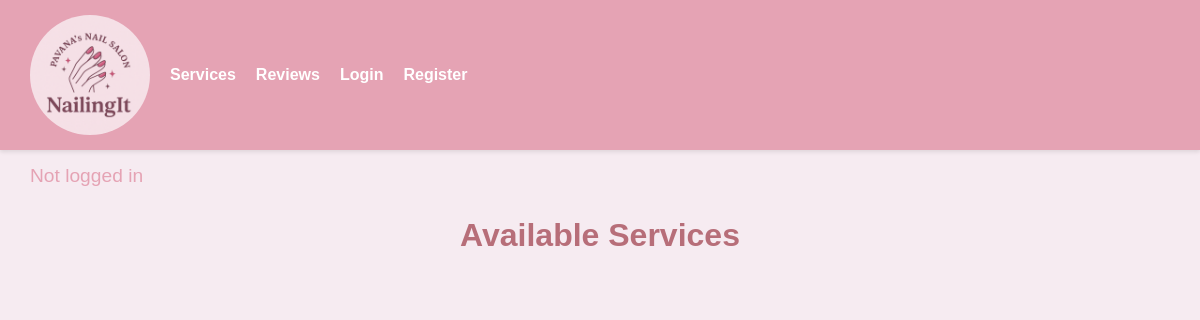
Before: / with the older database file.
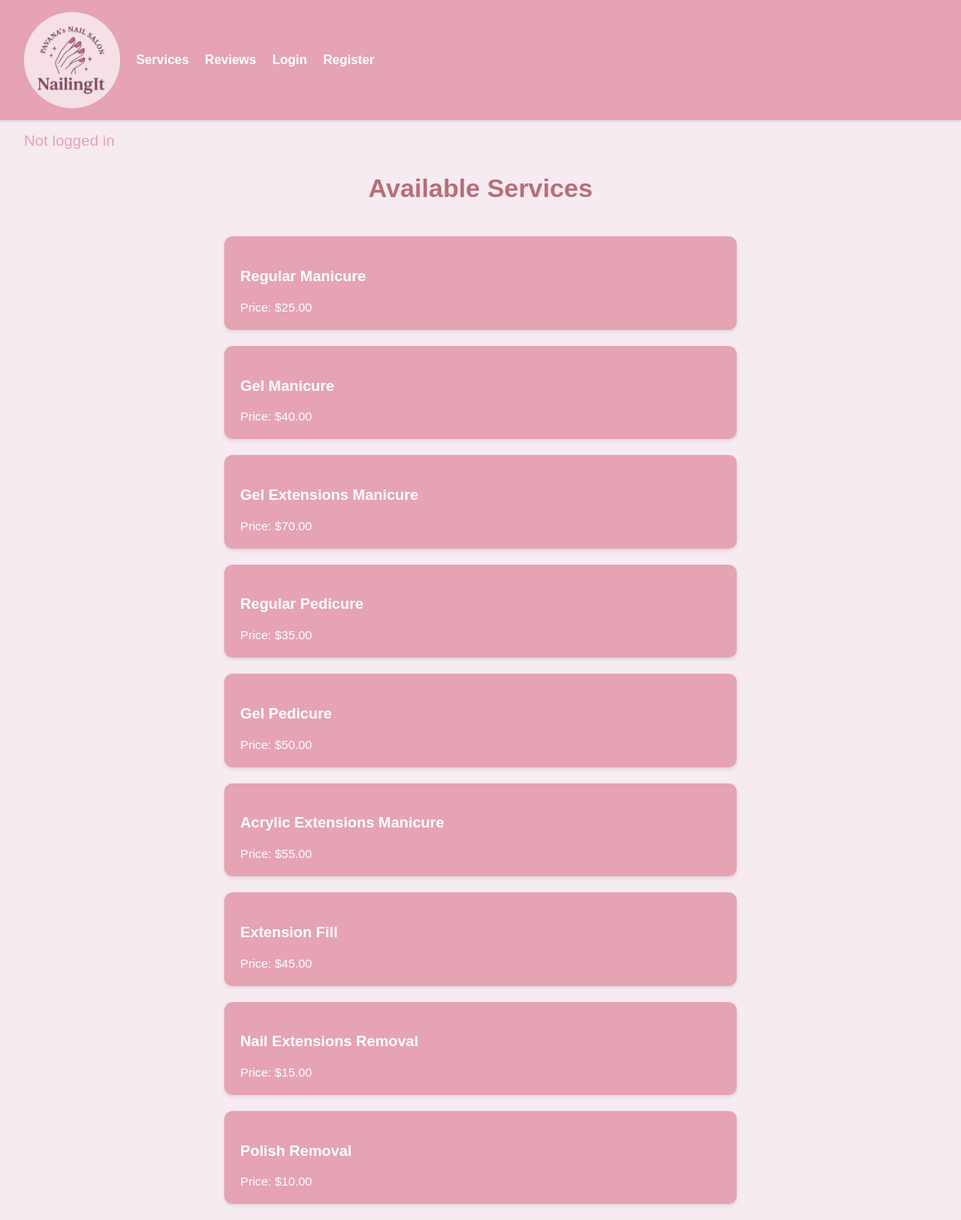
After: the same page with the newer database file.
### project/models.py (models this page shows, shortened)
class Service(models.Model):
    name = models.CharField(max_length=100)
    duration = models.PositiveIntegerField()
    price = models.DecimalField(max_digits=6, decimal_places=2)
    description = models.TextField()

### project/views.py (the view)
# urls.py: path("", views.ServiceListView.as_view(), name="service_list"),
class ServiceListView(ListView):
    model = Service
    template_name = "project/service_list.html"

### project/templates/project/service_list.html
{% extends "project/base.html" %}
{% block content %}
  <h1>Available Services</h1>
  <div class="service-container">
    {% for service in object_list %}
      <div class="service-card">
        <h3><a href="{% url 'service_detail' service.pk %}">{{ service.name }}</a></h3>
        <p>Price: ${{ service.price }}</p>
      </div>
    {% endfor %}
  </div>
{% endblock %}

### project/templates/project/base.html (shortened to what this page needs)
{% load static %}
<!DOCTYPE html>
<html>
<head>
  <link rel="stylesheet" href="{% static 'nail_salon.css' %}">
</head>
<body>
  <div class="navbar">
    <img id="logo" src="{% static 'logo.png' %}" alt="Nail Salon Logo">
    <div class="nav-links">
      <a href="{% url 'service_list' %}" class="nav-link">Services</a>
      <a href="{% url 'reviews' %}" class="nav-link">Reviews</a>
      {% if user.is_authenticated %}
        <a href="{% url 'my_appointments' %}" class="nav-link">My Appointments</a>
        <form method="post" action="{% url 'logout' %}" class="inline-form">
          {% csrf_token %}
          <button type="submit" class="nav-link">Logout</button>
        </form>
      {% else %}
        <a href="{% url 'login' %}" class="nav-link">Login</a>
        <a href="{% url 'register' %}" class="nav-link">Register</a>
      {% endif %}
    </div>
  </div>
  {% if user.is_authenticated %}
    <p class="login-status">Logged in as <strong>{{ user.username }}</strong></p>
  {% else %}
    <p class="login-status">Not logged in</p>
  {% endif %}
  {% block content %}{% endblock %}
</body>
</html>

### static/nail_salon.css (style rules this page uses)
body { background-color: #F6EBF1; font-family: 'Montserrat', sans-serif; color: #333; margin: 0; padding: 0; }
.navbar { display: flex; align-items: center; padding: 15px 30px; background-color: #E5A3B4; box-shadow: 0 2px 4px rgba(0,0,0,0.1); }
#logo { width: 120px; height: 120px; object-fit: cover; border-radius: 50%; margin-right: 20px; }
.nav-links { display: flex; align-items: center; }
.nav-link { text-decoration: none; color: #fff; margin-right: 20px; font-weight: 600; font-size: 1em; background: none; border: none; cursor: pointer; font-family: 'Montserrat', sans-serif; }
.login-status { font-size: 1.2em; margin: 15px 30px; font-weight: 500; color: #E5A3B4; }
.service-container { display: flex; flex-direction: column; align-items: center; gap: 20px; padding: 20px 0; }
.service-card { background-color: #E5A3B4; border-radius: 10px; padding: 20px; width: 60%; max-width: 600px; box-shadow: 0 2px 5px rgba(0,0,0,0.1); transition: transform 0.2s ease; color: #fff; }
.service-card h3 a { color: #fff; text-decoration: none; }
.service-card p { margin: 10px 0 0 0; font-size: 0.95em; color: #fff; }
h1, h2 { text-align: center; color: #B76E79; margin-top: 30px; font-weight: 700; }

Changed rows visible on the page:
added Service: name "Regular Manicure", price "25.00"
added Service: name "Gel Manicure", price "40.00"
added Service: name "Gel Extensions Manicure", price "70.00"
added Service: name "Regular Pedicure", price "35.00"
added Service: name "Gel Pedicure", price "50.00"
added Service: name "Acrylic Extensions Manicure", price "55.00"
added Service: name "Extension Fill", price "45.00"
added Service: name "Nail Extensions Removal", price "15.00"
added Service: name "Polish Removal", price "10.00"
